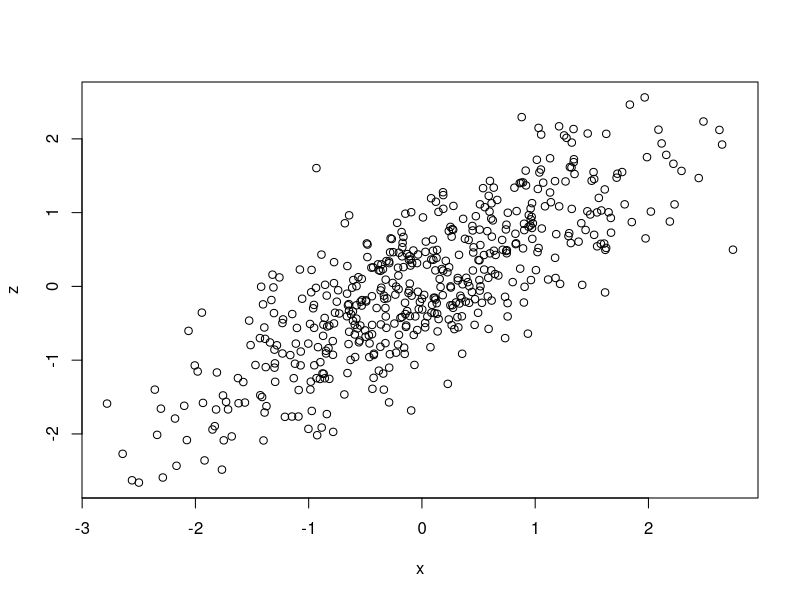
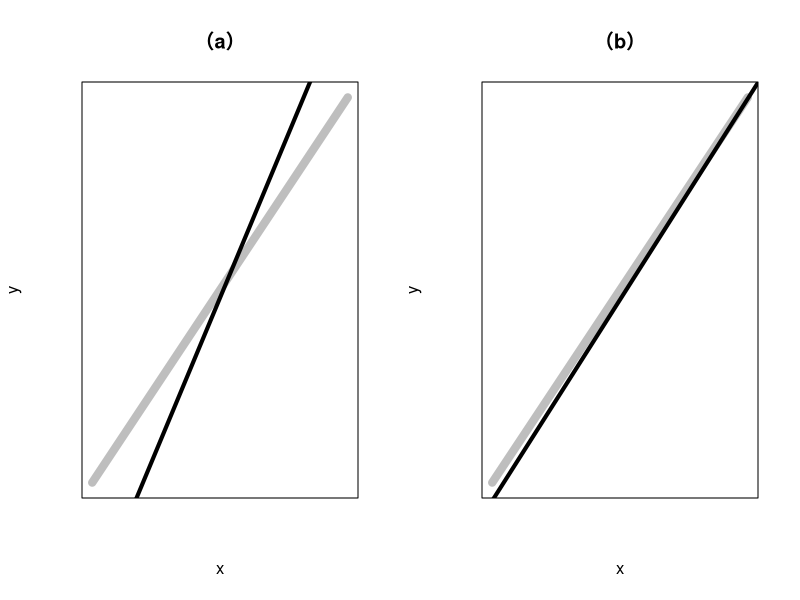

These figures' R source, in order:
#********************************************************
# 回帰モデルの利用
#********************************************************

#========================================================
# データの生成
#========================================================
# 相関のある2つの乱数 x, z を発生させる関数
rcorr <- function(n=1000, r=1) {
	x <<- rnorm(n) 
	z <- rnorm(n) 
	z <<- r*x + sqrt(1-r^2)*z 
}

# 相関が0.8の乱数を500個発生させた
set.seed(202)
rcorr(500, 0.8)
# 確認
plot(x, z)
cor(x, z)

# x, zからyを作成
e <- rnorm(500)
y <- 1.5*x + 1.1*z + e

#========================================================
# 回帰
#========================================================
# xだけで回帰
resultX <- lm(y~x)
summary(resultX)

# 交絡因子zをモデルに追加
resultXZ <- lm(y~x+z)
summary(resultXZ)

# 図9
# (a)
par(mfrow=c(1,2)) 
curve(1.5*x, from =-1, to =1, lwd = 8, ylab = "y",xaxt="n", yaxt="n", col='gray',main="（a）")
abline(resultX, lwd = 4)
# (b)
curve(1.5*x, from =-1, to =1, lwd = 8, ylab = "y",xaxt="n", yaxt="n", col='gray',main="（b）")
abline(resultXZ, lwd = 4)



